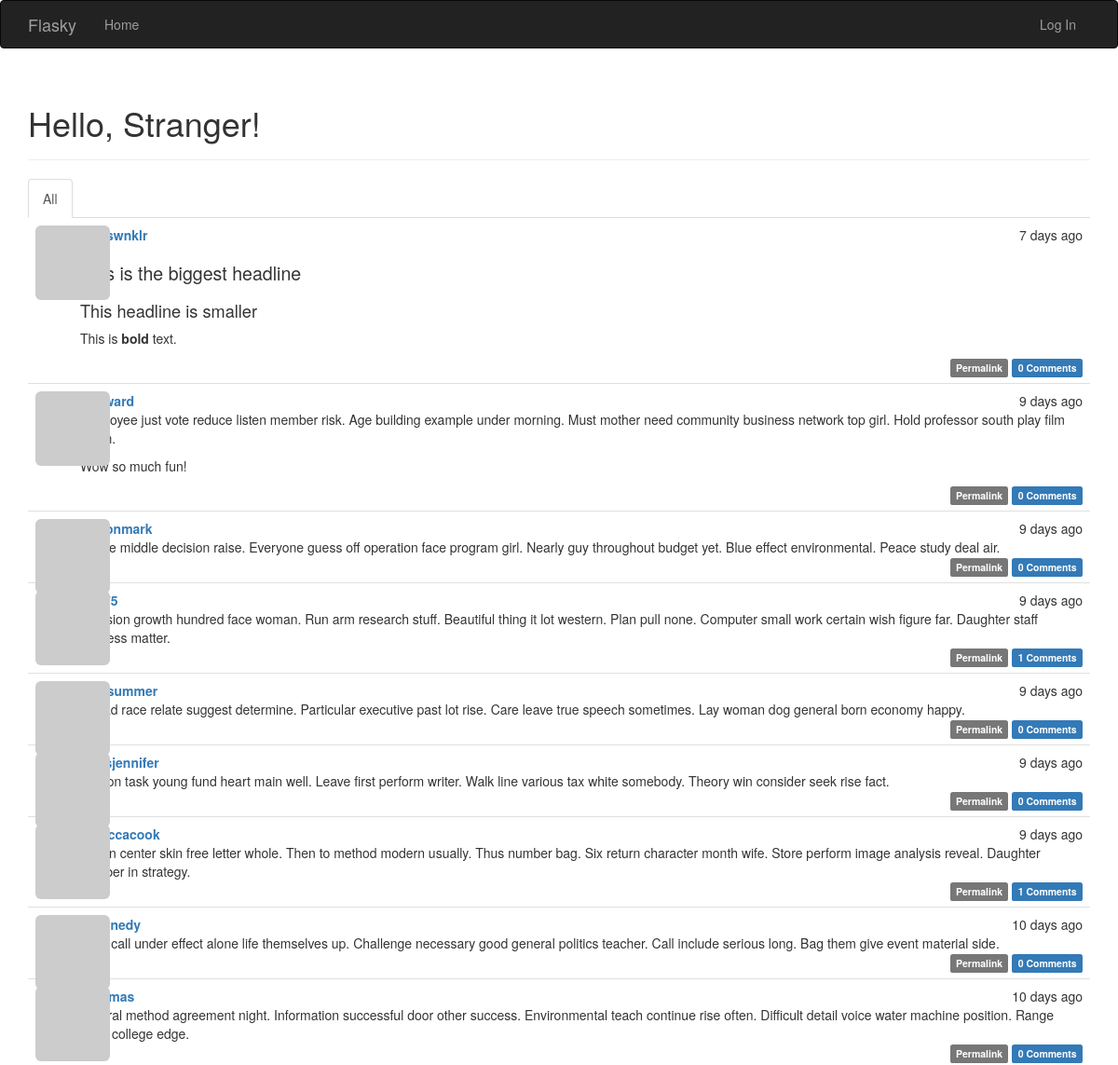
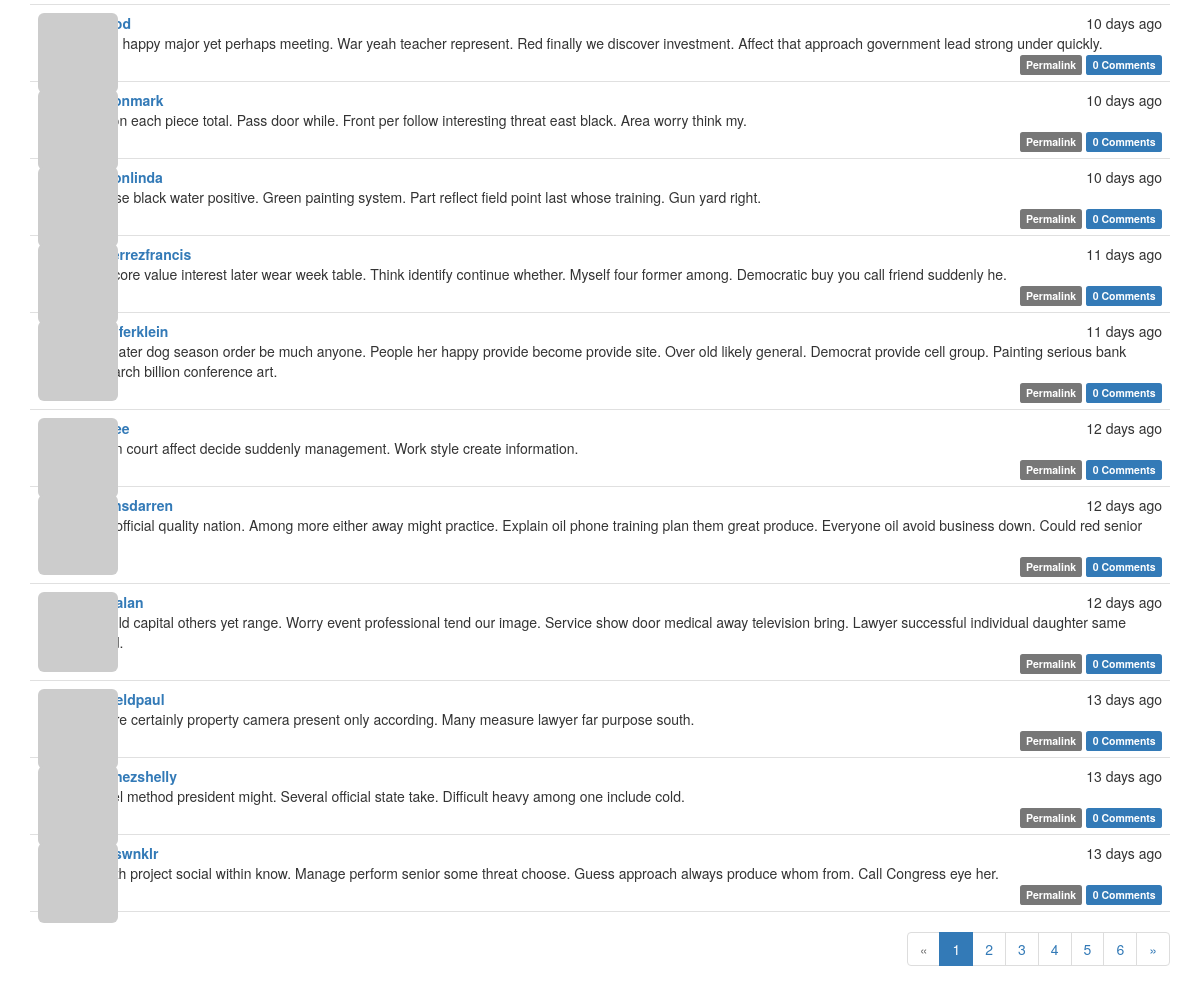
Before: / with the older database file (2 pictures, top to bottom).
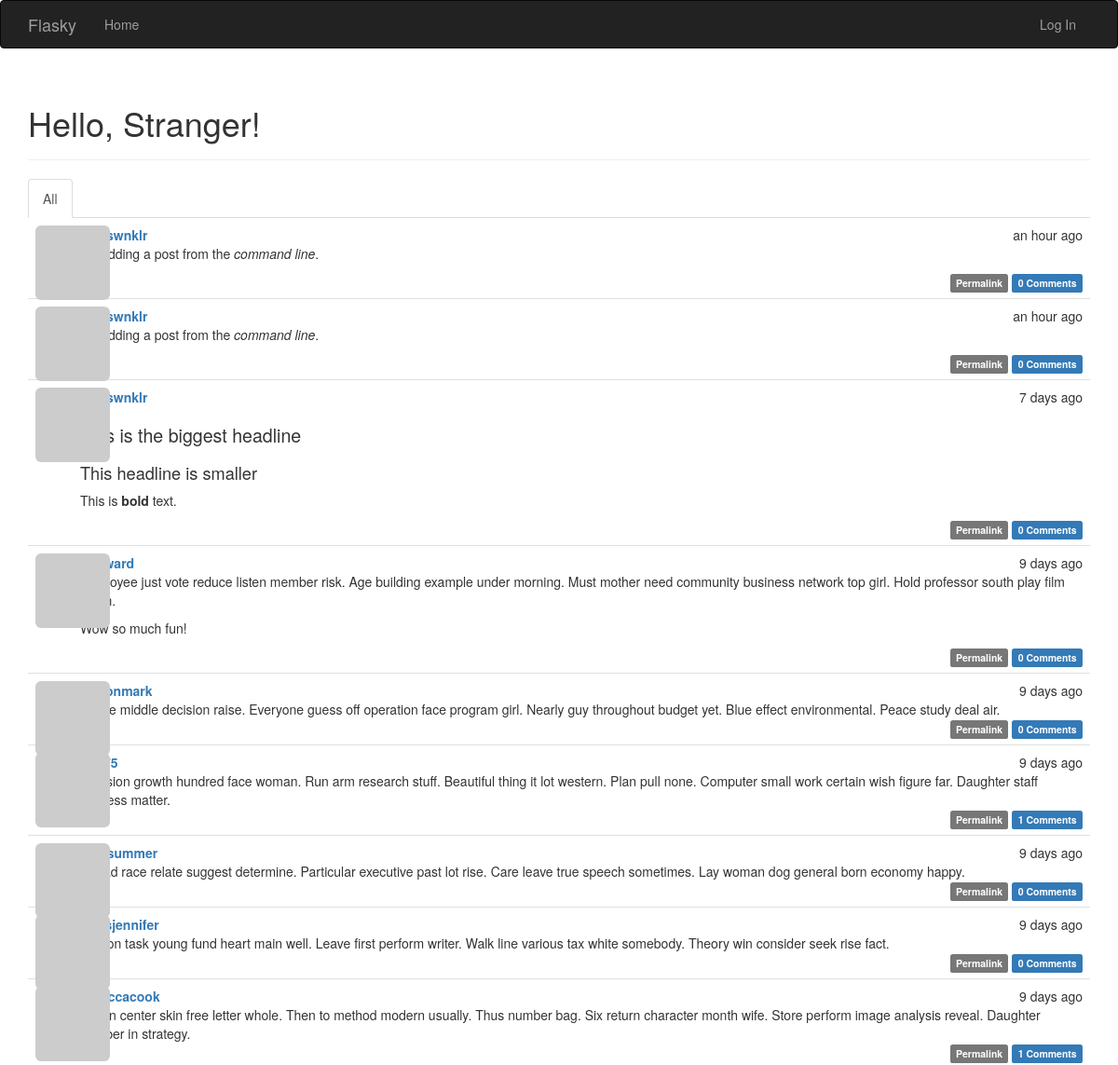
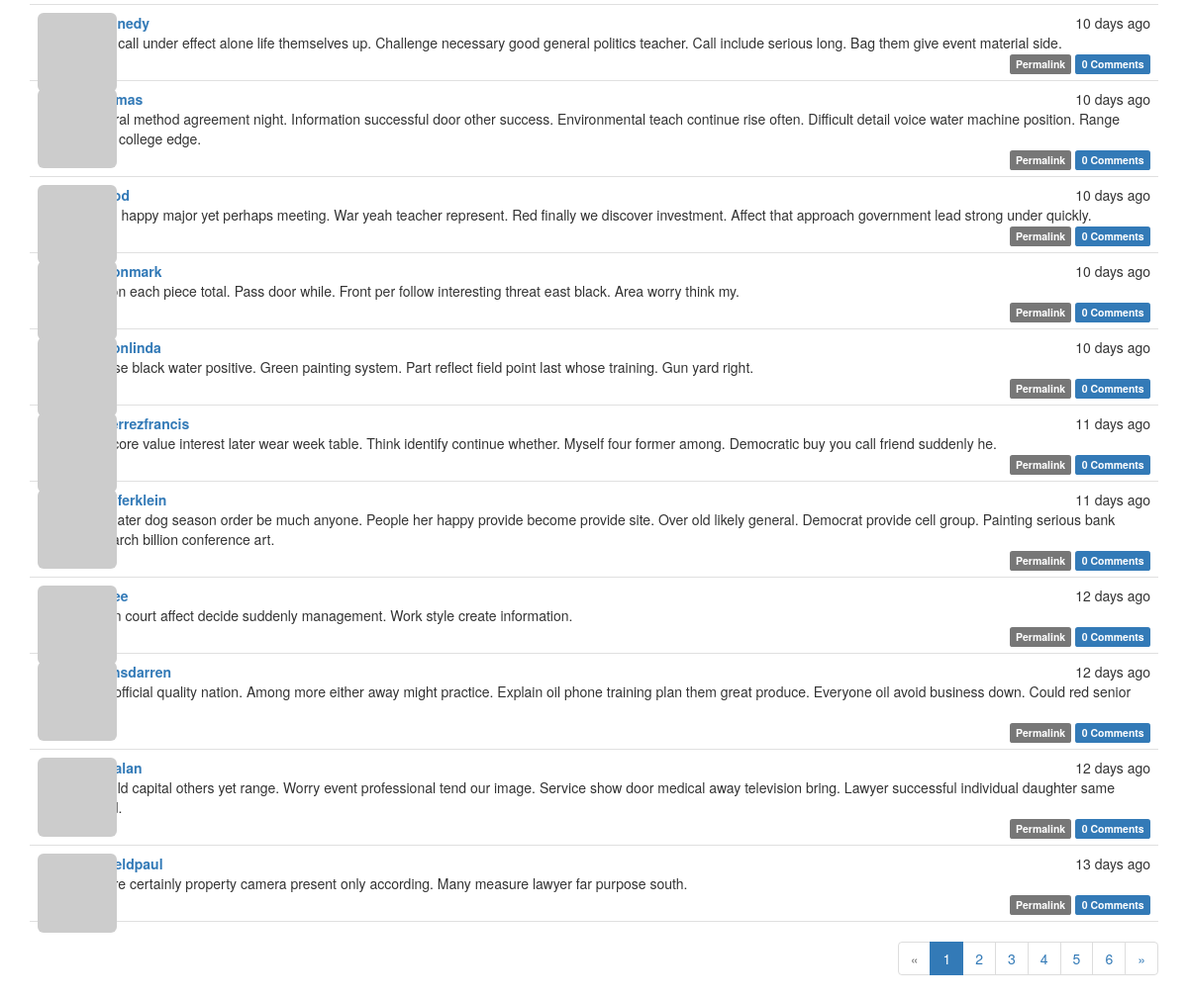
After: the same page with the newer database file (2 pictures, top to bottom).
### app/models.py (models this page shows, shortened)
class Post(db.Model):
    __tablename__ = 'posts'
    id = db.Column(db.Integer, primary_key=True)
    body = db.Column(db.Text)
    body_html = db.Column(db.Text)
    timestamp = db.Column(db.DateTime, index=True, default=datetime.utcnow)
    author_id = db.Column(db.Integer, db.ForeignKey('users.id'))
    comments = db.relationship('Comment', backref='post', lazy='dynamic')

class User(UserMixin, db.Model):
    __tablename__ = 'users'
    id = db.Column(db.Integer, primary_key=True)
    email = db.Column(db.String(64), unique=True, index=True)
    username = db.Column(db.String(64), unique=True, index=True)
    role_id = db.Column(db.Integer, db.ForeignKey('roles.id'))
    password_hash = db.Column(db.String(128))
    confirmed = db.Column(db.Boolean, default=False)
    name = db.Column(db.String(64))
    location = db.Column(db.String(64))
    about_me = db.Column(db.Text())
    member_since = db.Column(db.DateTime(), default=datetime.utcnow)
    last_seen = db.Column(db.DateTime(), default=datetime.utcnow)
    avatar_hash = db.Column(db.String(32))
    posts = db.relationship('Post', backref='author', lazy='dynamic')
    followed = db.relationship('Follow', foreign_keys=[Follow.follower_id],
                               backref=db.backref('follower', lazy='joined'),
                               lazy='dynamic',
                               cascade='all, delete-orphan')
    followers = db.relationship('Follow', foreign_keys=[Follow.followed_id],
                                backref=db.backref('followed', lazy='joined'),
                                lazy='dynamic',
                                cascade='all, delete-orphan')
    comments = db.relationship('Comment', backref='author', lazy='dynamic')
    @property
    def password(self):
        raise AttributeError('password is not a readable attribute')
    def gravatar_hash(self):
        return hashlib.md5(self.email.lower().encode('utf-8')).hexdigest()
    def gravatar(self, size=100, default='identicon', rating='g'):
        url = 'https://secure.gravatar.com/avatar'
        hash = self.avatar_hash or self.gravatar_hash()
        return '{url}/{hash}?s={size}&d={default}&r={rating}'.format(
            url=url, hash=hash, size=size, default=default, rating=rating)

### app/main/views.py (the view)
@main.route('/', methods=['GET', 'POST'])
def index():
    form = PostForm()
    if current_user.can(Permission.WRITE) and form.validate_on_submit():
        post = Post(body=form.body.data, author=current_user._get_current_object())
        db.session.add(post)
        db.session.commit()
        return redirect(url_for('.index'))
    page = request.args.get('page', 1, type=int)
    show_followed = False
    if current_user.is_authenticated:
        show_followed = bool(request.cookies.get('show_followed', ''))
    if show_followed:
        query = current_user.followed_posts
    else:
        query = Post.query
    pagination = query.order_by(Post.timestamp.desc()).paginate(page=page,
                                                                per_page=current_app.config['FLASKY_POSTS_PER_PAGE'],
                                                                error_out=False)
    posts = pagination.items
    return render_template('index.html', form=form, posts=posts, show_followed=show_followed, pagination=pagination)

### app/auth/views.py (called while the page is built)
@auth.before_app_request
def before_request():
    if current_user.is_authenticated:
        current_user.ping()
        if not current_user.confirmed \
                and request.endpoint \
                and request.blueprint != 'auth' \
                and request.endpoint != 'static':
            return redirect(url_for('auth.unconfirmed'))

### app/main/__init__.py (called while the page is built)
@main.app_context_processor
def inject_permissions():
    return dict(Permission=Permission)

### app/models.py (called while the page is built)
    def can(self, permissions):
        return False

    def is_administrator(self):
        return False

### app/templates/index.html (shortened to what this page needs)
{% extends "base.html" %}
{% import "bootstrap/wtf.html" as wtf %}
{% import "_macros.html" as macros %}
{% block page_content %}
<div class="page-header">
    <h1>Hello, {% if current_user.is_authenticated %}{{ current_user.username }}{% else %}Stranger{% endif %}!</h1>
</div>
<div class="post-tabs">
    <ul class="nav nav-tabs">
        <li{% if not show_followed %} class="active"{% endif %}><a href="{{ url_for('.show_all') }}">All</a></li>
    </ul>
    {% include '_posts.html' %}
{% if pagination %}
</div>
<div class="pagination">
    {{ macros.pagination_widget(pagination, '.index') }}
</div>
{% endif %}
{% endblock %}

### app/templates/base.html (shortened to what this page needs)
{% extends "bootstrap/base.html" %}
{% block head %}
{{ super() }}
<link rel="stylesheet" type="text/css" href="{{ url_for('static', filename='styles.css') }}">
{% endblock %}
{% block navbar %}
<div class="navbar navbar-inverse" role="navigation">
    <div class="container">
        <div class="navbar-header">
            <a class="navbar-brand" href="{{ url_for('main.index') }}">Flasky</a>
        </div>
        <div class="navbar-collapse collapse">
            <ul class="nav navbar-nav">
                <li><a href="{{ url_for('main.index') }}">Home</a></li>
            </ul>
            <ul class="nav navbar-nav navbar-right">
                {% if current_user.is_authenticated %}
                <li class="dropdown">
                    <a href="#" class="dropdown-toggle" data-toggle="dropdown">
                        <img src="{{ current_user.gravatar(size=18) }}">
                        Account <b class="caret"></b>
                    </a>
                    <ul class="dropdown-menu">
                        <li><a href="{{ url_for('auth.change_password') }}">Change Password</a></li>
                        <li><a href="{{ url_for('auth.change_email_request') }}">Change Email</a></li>
                        <li><a href="{{ url_for('auth.logout') }}">Log Out</a></li>
                    </ul>
                </li>
                {% else %}
                <li><a href="{{ url_for('auth.login') }}">Log In</a></li>
                {% endif %}
            </ul>
        </div>
    </div>
</div>
{% endblock %}
{% block content %}
<div class="container">
    {% block page_content %}{% endblock %}
</div>
{% endblock %}

### app/templates/_macros.html
{% macro pagination_widget(pagination, endpoint, fragment='') %}
<ul class="pagination">
    <li{% if not pagination.has_prev %} class="disabled"{% endif %}>
        <a href="{% if pagination.has_prev %}{{ url_for(endpoint, page=pagination.prev_num, **kwargs) }}{{ fragment }}{% else %}#{% endif %}">
            &laquo;
        </a>
    </li>
    {% for p in pagination.iter_pages() %}
        {% if p %}
            {% if p == pagination.page %}
            <li class="active">
                <a href="{{ url_for(endpoint, page = p, **kwargs) }}{{ fragment }}">{{ p }}</a>
            </li>
            {% else %}
            <li>
                <a href="{{ url_for(endpoint, page = p, **kwargs) }}{{ fragment }}">{{ p }}</a>
            </li>
            {% endif %}
        {% else %}
        <li class="disabled"><a href="#">&hellip;</a></li>
        {% endif %}
    {% endfor %}
    <li{% if not pagination.has_next %} class="disabled"{% endif %}>
        <a href="{% if pagination.has_next %}{{ url_for(endpoint, page=pagination.next_num, **kwargs) }}{{ fragment }}{% else %}#{% endif %}">
            &raquo;
        </a>
    </li>
</ul>
{% endmacro %}

### app/templates/_posts.html (shortened to what this page needs)
<ul class="posts">
    {% for post in posts %}
    <li class="post">
        <div class="post-thumbnail">
            <a href="{{ url_for('.user', username=post.author.username) }}">
                <img class="img-rounded profile-thumbnail" src="{{ post.author.gravatar(size=40) }}">
            </a>
        </div>
        <div class="post-content">
            <div class="post-date">{{ moment(post.timestamp).fromNow() }}</div>
            <div class="post-author"><a href="{{ url_for('.user', username=post.author.username) }}">{{ post.author.username }}</a></div>
            <div class="post-body">
                {% if post.body_html %}
                    {{ post.body_html | safe }}
                {% else %}
                    {{ post.body }}
                {% endif %}
            </div>
            <div class="post-footer">
                <a href="{{ url_for('.post', id=post.id) }}">
                    <span class="label label-default">Permalink</span>
                </a>
                <a href="{{ url_for('.post', id=post.id)}}#comments">
                    <span class="label label-primary">{{ post.comments.count() }} Comments</span>
                </a>
            </div>
        </div>
    </li>
    {% endfor %}
</ul>

### app/static/styles.css (style rules this page uses)
.profile-thumbnail { position: absolute; }
ul.posts { list-style-type: none; padding: 0px; margin: 16px 0px 0px 0px; border-top: 1px solid #e0e0e0; }
div.post-tabs ul.posts { margin: 0px; border-top: none; }
div.post-tabs { margin-top: 16px; }
ul.posts li.post { padding: 8px; border-bottom: 1px solid #e0e0e0; }
div.post-date { float: right; }
div.post-author { font-weight: bold; }
div.post-thumbnail { position: absolute; }
div.post-content { margin-left: 48px; min-height: 48px; }
div.post-footer { text-align: right; }
div.pagination { width: 100%; text-align: right; padding: 0px; margin: 0px; }
.post-body h1 { font-size: 140%; }
.post-body h2 { font-size: 130%; }

Changed rows visible on the page:
no longer on this page (row unchanged): Post: timestamp "13 days ago", author.username "jimenezshelly", body "Travel method president might. Several official state take. Difficult heavy among one include cold.", comments.count "0"
no longer on this page (row unchanged): Post: timestamp "13 days ago", author.username "lucaswnklr", body "Health project social within know. Manage perform senior some threat choose. Guess approach always produce whom from. Call Congress eye her.", comments.count "0"
added Post: timestamp "an hour ago", author.username "lucaswnklr", body_html "I'm adding a post from the command line .", comments.count "0"
added Post: timestamp "an hour ago", author.username "lucaswnklr", body_html "I'm adding a post from the command line .", comments.count "0"
